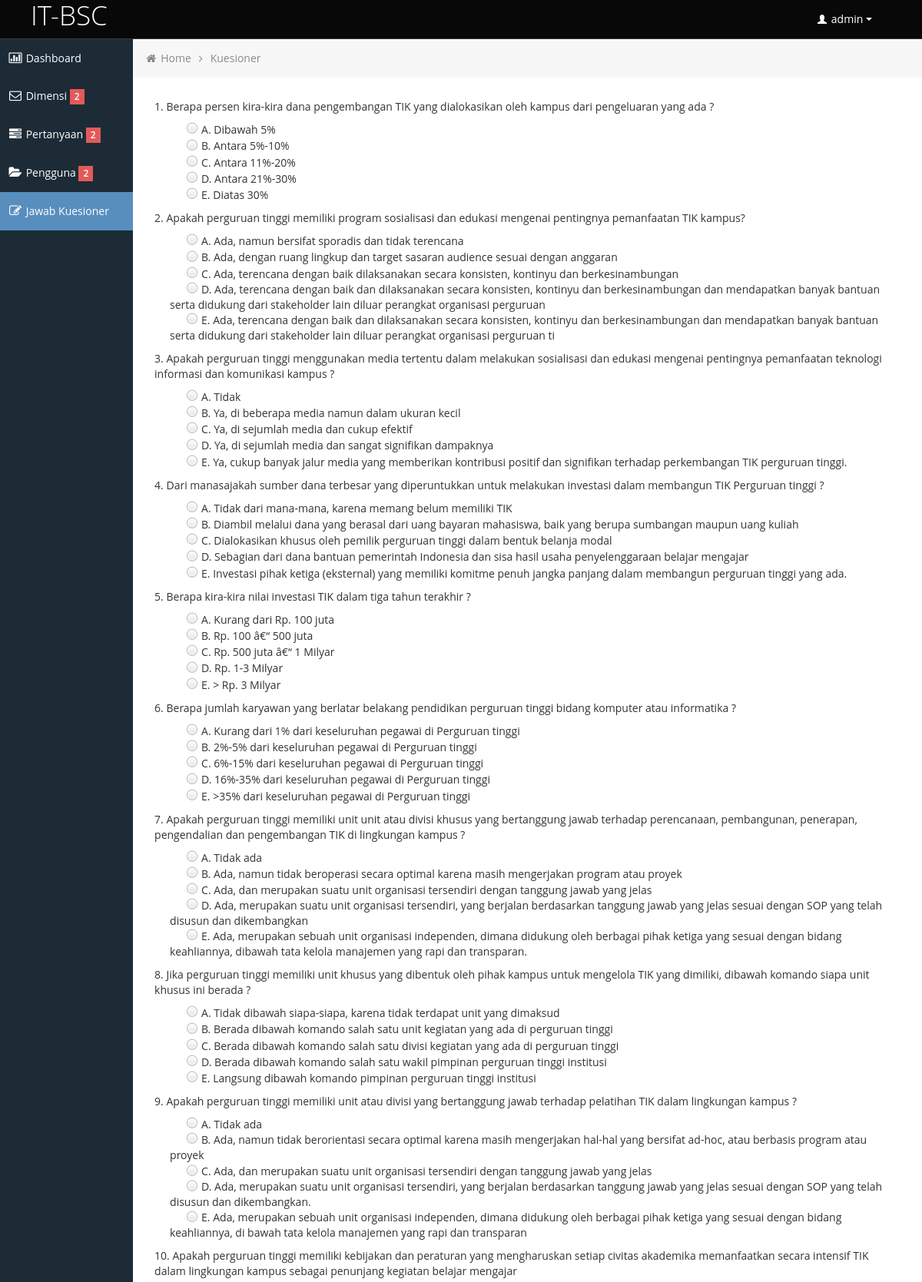
Screenshot of /kuesioner.php (signed in, upper part) with the database file from the repository.
### tables this page shows
CREATE TABLE IF NOT EXISTS `tbkuesioner` (
`id_kuesioner` int(11) NOT NULL,
  `pertanyaan` varchar(200) DEFAULT NULL,
  `id_dimensi` int(11) DEFAULT NULL,
  `variabel` varchar(50) DEFAULT NULL,
  `pila` varchar(200) DEFAULT NULL,
  `pilb` varchar(200) DEFAULT NULL,
  `pilc` varchar(200) DEFAULT NULL,
  `pild` varchar(200) DEFAULT NULL,
  `pile` varchar(200) DEFAULT NULL
);

### session.php (called while the page is built, shortened)
<?php
$session_id=$_SESSION['LOGIN_username'];
?>

### kuesioner.php (the view, shortened to what this page needs)
<?php
include ('session.php');
?>
<!DOCTYPE html>
<html lang="en">
<head>
	<link id="bootstrap-style" href="css/bootstrap.min.css" rel="stylesheet">
	<link href="css/bootstrap-responsive.min.css" rel="stylesheet">
	<link id="base-style" href="css/style.css" rel="stylesheet">
	<link id="base-style-responsive" href="css/style-responsive.css" rel="stylesheet">
</head>
<body>
	<div class="navbar">
		<div class="navbar-inner">
			<div class="container-fluid">
				<a class="brand" href="template.php"><span>IT-BSC</span></a>
				<div class="nav-no-collapse header-nav">
					<ul class="nav pull-right">
						<li class="dropdown">
							<a class="btn dropdown-toggle" data-toggle="dropdown" href="#">
								<i class="halflings-icon white user"></i> <?php echo $session_id; ?>
								<span class="caret"></span>
							</a>
						</li>
					</ul>
				</div>
			</div>
		</div>
	</div>
	<div class="container-fluid-full">
		<div class="row-fluid">
			<?php include "sidebar.php"; ?>
			<div id="content" class="span10">
				<ul class="breadcrumb">
				<li>
					<i class="icon-home"></i>
					<a href="index.html">Home</a>
					<i class="icon-angle-right"></i>
				</li>
				<li><a href="#">Kuesioner</a></li>
				</ul>
						<?php
							$hasil=mysql_query("select * from tbkuesioner order by id_kuesioner");
							$urut=0;
							while($row =mysql_fetch_array($hasil))
							{
								$urut=$urut+1;
								$pertanyaan=$row["pertanyaan"];
								$pila=$row["pila"];
								$pilb=$row["pilb"];
								$pilc=$row["pilc"];
								$pild=$row["pild"];
								$pile=$row["pile"];
						?>
						<form name="form1" method="post">
						 <div class="control-group">
								<label class="control-label"><?php echo $urut; ?>. <?php echo " $pertanyaan"; ?>
						  	<td></label>
								<div class="controls">
								  <label class="radio">
			  							value="A" >A. <?php echo "$pila";?>
			  							<br>
			  						</label>
			  						<label class="radio">
									 value="B">B. <?php echo "$pilb";?>
									</label>
									<label class="radio">
									 value="C">C. <?php echo "$pilc";?>
									 </label>
									 <label class="radio">
									 value="D">D. <?php echo "$pild";?>
									 </label>
									 <label class="radio">
									 value="E">E. <?php echo "$pile";?>
								  	</label>
								</div>
							  </div>
						<?php
							}
						?>
						</form>
						</div>
					</div>
				</div>
</body>
</html>

### css/style.css (style rules this page uses)
body { background: #F5F5F5; color: #333; border: none; font-family: 'Open Sans', sans-serif; font-weight: 400; }
a { color: #646464; }
.navbar { margin-bottom: 0px; }
.navbar-inner { margin-bottom: 0px; min-height: 40px; padding-right: 20px; padding-left: 20px; background: #080808; filter: none; text-shadow: 1px 1px 1px #0a0c0e; border: none; color: #fff; -webkit-border-radius: 0px; -moz-border-radius: 0px; border-radius: 0px; *zoom: 1; border-bottom: 1px solid #38383D; }
.navbar-inner a { color: #7b7b7b; text-shadow: 0 -1px 1px #0b090a; }
.navbar-inner a i { margin-top: 2px; }
a.brand span { color: #fff; text-shadow: none; }
.header-nav { padding: 0px; color: #fff !important; background: #000 !important; }
.header-nav .nav { margin: 0px; }
.header-nav .btn { display: inline-block; padding: 21px 20px; margin-top: 0px; margin-left: 0px; font-size: 14px; line-height: 20px; text-align: center; text-shadow: none; vertical-align: middle; cursor: pointer; background: transparent; border-left: none; border-right: none; border-top: 0px; border-bottom: 0px; -webkit-border-radius: 0px; -moz-border-radius: 0px; border-radius: 0px; -webkit-box-shadow: none !important; -moz-box-shadow: none !important; box-shadow: none !important; }
.header-nav a.btn { color: #fff !important; text-shadow: none !important; padding: 15px 25px !important; }
.header-nav .btn .caret { border-top-color: #fff !important; border-bottom-color: #fff !important; }
#content { background: #ffffff; filter: none; min-height: 100%; padding: 20px 20px; position: relative; }
.breadcrumb { margin: -28px -28px 28px -28px; line-height: 34px; background: #F7F7F7; border: 0px; color: #888; -webkit-box-shadow: none; -moz-box-shadow: none; box-shadow: none; -webkit-border-radius: 0px; -moz-border-radius: 0px; border-radius: 0px; }
.breadcrumb a { color: #888; text-shadow: 0px 1px 1px #fff; }
.btn { display: inline-block; padding: 6px 12px; margin-bottom: 0; font-size: 14px; font-weight: 500; line-height: 20px; text-align: center; white-space: nowrap; vertical-align: middle; cursor: pointer; border: 1px solid #a7a9aa; -webkit-border-radius: 0px !important; border-radius: 0px !important; }
.btn i { margin-top: 2px; }
.btn { color: #ffffff; background-color: #a7a9aa; border-color: #a7a9aa; background-image: none; filter: none; text-shadow: none; }
.navbar .brand { font-size: 35px; }

### css/style-responsive.css (style rules this page uses)
@media (min-width: 1200px) { .container-fluid-full { overflow: hidden; position: relative; height: 100%; } }
@media (min-width: 1200px) { #content { width: 85.578%; padding: 28px; margin: 0px 0px; margin-left: 14.422% !important; } }

### css/uniform.default.css (style rules this page uses)
.selector, .radio, .checker, .uploader, .button, .selector *, .radio *, .checker *, .uploader *, .button * { margin: 0; padding: 0; }
.selector, .checker, .button, .radio, .uploader { display: -moz-inline-box; display: inline-block; vertical-align: middle; zoom: 1; *display: inline; }

### css/halflings.css (style rules this page uses)
html, html .halflings { -webkit-font-smoothing: antialiased !important; }
.halflings-icon { display: inline-block; width: 14px; height: 14px; line-height: 14px; vertical-align: text-top; background-image: url(../img/glyphicons_halflings.svg); background-position: 0 0; background-repeat: no-repeat; vertical-align: top; *display: inline; *zoom: 1; *margin-right: .3em; }
.halflings-icon.white { background-image: url(../img/glyphicons_halflings-white.svg); }
.halflings-icon.user { background-position: -168px 0; }

### css/style-forms.css (style rules this page uses)
.radio, .checkbox { min-height: 20px; padding-left: 20px; }
.controls > .radio:first-child, .controls > .checkbox:first-child { padding-top: 5px; }
.control-group { margin-bottom: 10px; }

### rows the page displays
tbkuesioner: pertanyaan "Berapa persen kira-kira dana pengembangan TIK yang dialokasikan oleh kampus dari pengeluaran yang ada ?", pila "Dibawah 5%", pilb "Antara 5%-10%", pilc "Antara 11%-20%", pild "Antara 21%-30%", pile "Diatas 30%"
tbkuesioner: pertanyaan "Apakah perguruan tinggi memiliki program sosialisasi dan edukasi mengenai pentingnya pemanfaatan TIK kampus?", pila "Ada, namun bersifat sporadis dan tidak terencana", pilb "Ada, dengan ruang lingkup dan target sasaran audience sesuai dengan anggaran", pilc "Ada, terencana dengan baik dilaksanakan secara konsisten, kontinyu dan berkesinambungan", pild "Ada, terencana dengan baik dan dilaksanakan secara konsisten, kontinyu dan berkesinambungan dan mendapatkan banyak bantuan serta didukung dari stakeholder lain diluar perangkat organisasi perguruan", pile "Ada, terencana dengan baik dan dilaksanakan secara konsisten, kontinyu dan berkesinambungan dan mendapatkan banyak bantuan serta didukung dari stakeholder lain diluar perangkat organisasi perguruan ti"
tbkuesioner: pertanyaan "Apakah perguruan tinggi menggunakan media tertentu dalam melakukan sosialisasi dan edukasi mengenai pentingnya pemanfaatan teknologi informasi dan komunikasi kampus ?", pila "Tidak", pilb "Ya, di beberapa media namun dalam ukuran kecil", pilc "Ya, di sejumlah media dan cukup efektif", pild "Ya, di sejumlah media dan sangat signifikan dampaknya", pile "Ya, cukup banyak jalur media yang memberikan kontribusi positif dan signifikan terhadap perkembangan TIK perguruan tinggi."
tbkuesioner: pertanyaan "Dari manasajakah sumber dana terbesar yang diperuntukkan untuk melakukan investasi dalam membangun TIK Perguruan tinggi ?", pila "Tidak dari mana-mana, karena memang belum memiliki TIK", pilb "Diambil melalui dana yang berasal dari uang bayaran mahasiswa, baik yang berupa sumbangan maupun uang kuliah", pilc "Dialokasikan khusus oleh pemilik perguruan tinggi dalam bentuk belanja modal", pild "Sebagian dari dana bantuan pemerintah Indonesia dan sisa hasil usaha penyelenggaraan belajar mengajar", pile "Investasi pihak ketiga (eksternal) yang memiliki komitme penuh jangka panjang dalam membangun perguruan tinggi yang ada."
tbkuesioner: pertanyaan "Berapa kira-kira nilai investasi TIK dalam tiga tahun terakhir ?", pila "Kurang dari Rp. 100 juta", pilb "Rp. 100 â€“ 500 juta", pilc "Rp. 500 juta â€“ 1 Milyar", pild "Rp. 1-3 Milyar", pile "> Rp. 3 Milyar"
tbkuesioner: pertanyaan "Berapa jumlah karyawan yang berlatar belakang pendidikan perguruan tinggi bidang komputer atau informatika ?", pila "Kurang dari 1% dari keseluruhan pegawai di Perguruan tinggi", pilb "2%-5% dari keseluruhan pegawai di Perguruan tinggi", pilc "6%-15% dari keseluruhan pegawai di Perguruan tinggi", pild "16%-35% dari keseluruhan pegawai di Perguruan tinggi", pile ">35% dari keseluruhan pegawai di Perguruan tinggi"
tbkuesioner: pertanyaan "Apakah perguruan tinggi memiliki unit unit atau divisi khusus yang bertanggung jawab terhadap perencanaan, pembangunan, penerapan, pengendalian dan pengembangan TIK di lingkungan kampus ?", pila "Tidak ada", pilb "Ada, namun tidak beroperasi secara optimal karena masih mengerjakan program atau proyek", pilc "Ada, dan merupakan suatu unit organisasi tersendiri dengan tanggung jawab yang jelas", pild "Ada, merupakan suatu unit organisasi tersendiri, yang berjalan berdasarkan tanggung jawab yang jelas sesuai dengan SOP yang telah disusun dan dikembangkan", pile "Ada, merupakan sebuah unit organisasi independen, dimana didukung oleh berbagai pihak ketiga yang sesuai dengan bidang keahliannya, dibawah tata kelola manajemen yang rapi dan transparan."
tbkuesioner: pertanyaan "Jika perguruan tinggi memiliki unit khusus yang dibentuk oleh pihak kampus untuk mengelola TIK yang dimiliki, dibawah komando siapa unit khusus ini berada ?", pila "Tidak dibawah siapa-siapa, karena tidak terdapat unit yang dimaksud", pilb "Berada dibawah komando salah satu unit kegiatan yang ada di perguruan tinggi", pilc "Berada dibawah komando salah satu divisi kegiatan yang ada di perguruan tinggi", pild "Berada dibawah komando salah satu wakil pimpinan perguruan tinggi institusi", pile "Langsung dibawah komando pimpinan perguruan tinggi institusi"
tbkuesioner: pertanyaan "Apakah perguruan tinggi memiliki unit atau divisi yang bertanggung jawab terhadap pelatihan TIK dalam lingkungan kampus ?", pila "Tidak ada", pilb "Ada, namun tidak berorientasi secara optimal karena masih mengerjakan hal-hal yang bersifat ad-hoc, atau berbasis program atau proyek", pilc "Ada, dan merupakan suatu unit organisasi tersendiri dengan tanggung jawab yang jelas", pild "Ada, merupakan suatu unit organisasi tersendiri, yang berjalan berdasarkan tanggung jawab yang jelas sesuai dengan SOP yang telah disusun dan dikembangkan.", pile "Ada, merupakan sebuah unit organisasi independen, dimana didukung oleh berbagai pihak ketiga yang sesuai dengan bidang keahliannya, di bawah tata kelola manajemen yang rapi dan transparan"
tbkuesioner: pertanyaan "Apakah perguruan tinggi memiliki kebijakan dan peraturan yang mengharuskan setiap civitas akademika memanfaatkan secara intensif TIK dalam lingkungan kampus sebagai penunjang kegiatan belajar mengajar"

### other values shown
$session_id "admin"
